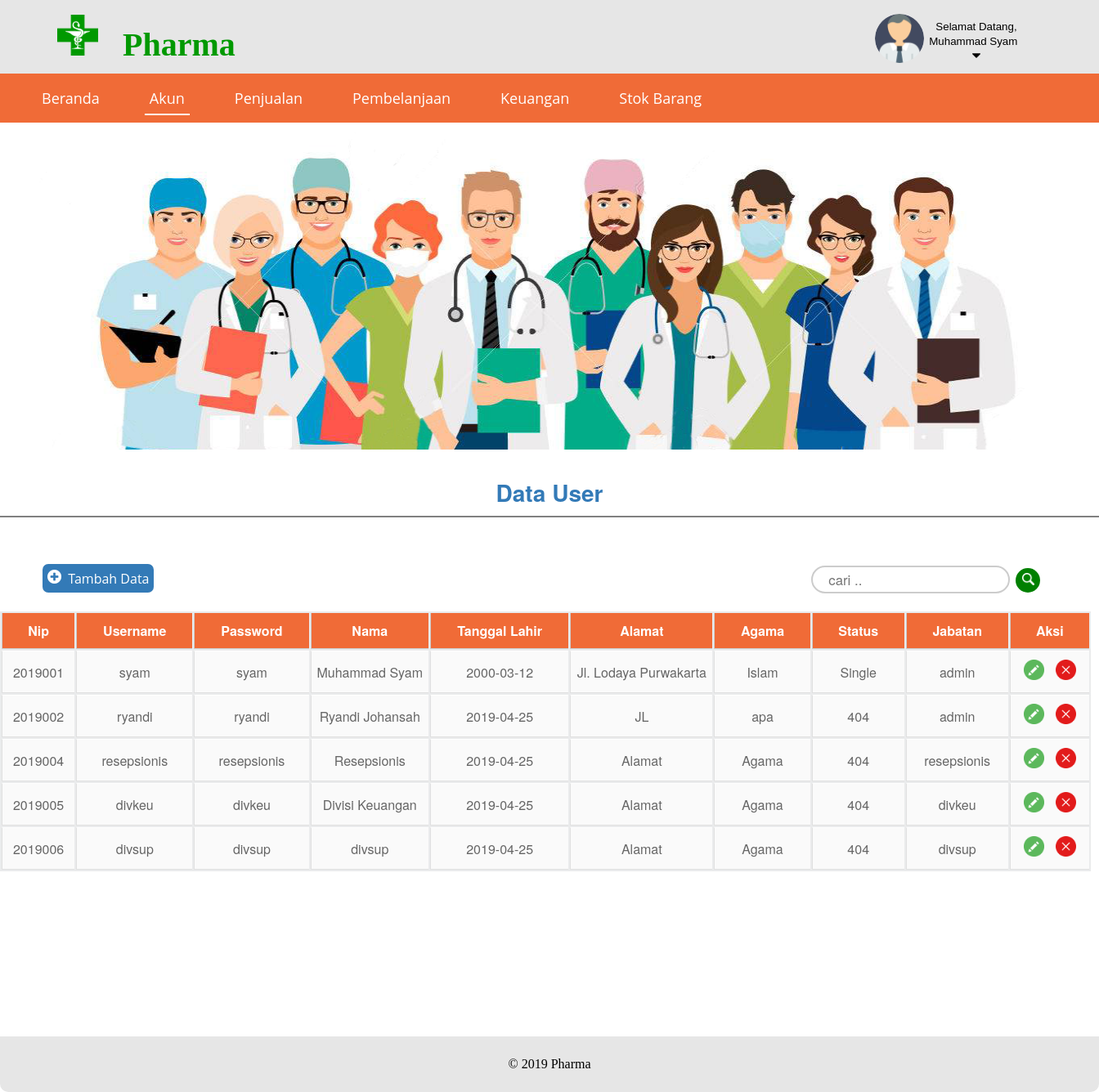
The page /view/admin/akun.php (signed in) on the database its author committed.
### tables this page shows
CREATE TABLE `pegawai` (
  `nip` int(25) NOT NULL,
  `username` varchar(25) NOT NULL,
  `password` varchar(25) NOT NULL,
  `ttl` date NOT NULL,
  `alamat` varchar(30) NOT NULL,
  `agama` varchar(25) NOT NULL,
  `status` varchar(25) NOT NULL,
  `foto` varchar(200) NOT NULL DEFAULT 'default.png',
  `level` enum('admin','resepsionis','divkeu','divsup') NOT NULL,
  `nama` varchar(30) NOT NULL
);

### view/admin/akun.php (the view, shortened to what this page needs)
<?php include '../layout/header2.php'?>
		<div class="menu">
				<a href="../../view/welcome_admin.php">
					<input type="submit" name="beranda" value="Beranda" class="menubtn">
				</a>
		 		<a href="akun.php">
		 			<input type="submit" name="beranda" value="Akun" class="menubtn" style="border-bottom: 2px solid white; ">
		 		</a>
			 	<a href="../penjualan/penjualan.php">
			 		<input type="submit" name="beranda" value="Penjualan" class="menubtn">
			 	</a>
		 		<a href="../pembelian/pembelian.php">
		 			<input type="submit" name="beranda" value="Pembelanjaan" class="menubtn">
		 		</a>
			 	<a href="../keuangan/keuangan.php">
			 		<input type="submit" name="beranda" value="Keuangan" class="menubtn">
			 	</a>
		 		<a href="../barang/barang.php">
		 			<input type="submit" name="beranda" value="Stok Barang" class="menubtn">
		 		</a>
	    </div>
	    <div class="slider">
	    	<img src="../../assets/img/akunpng.png" style="width:100%; height:400px;">
	    	<br>
	    	<p align="center" class="p"><strong>Data User</p></strong>
	    	<hr class="hr" noshade="blue">
	    </div>
<table border="0"  width="1330" style="background : #fff;">
	<tr style="background-color: #fff">
		<td style="float: left; background: #fff; border: 0px solid #fff;">
			<a href="add.php">
				<button class="btn-tmb">
					<img src="../../assets/img/add.png" width="17px" height="17px">&nbsp;&nbsp;Tambah Data
				</button>
			</a>
		</td>
		<td style="float: right; margin-top: 20px; width: 390px; background: #fff; border: 0px solid #fff;">
			<form method="post">
				<input type="text" name="cari" class="input" placeholder="cari .." autocomplete="off">
					<button class="coba" name="search" style="margin-left: 3px" >
						<img src="../../assets/img/cari.png" width="15px" height="15px">
					</button>
			</form>
		</td>
	</tr>
</table>
<div class="scroll">
	<div class="content">
	    <table>
	    	<thead>
	    		<tr>
	    			<th>Nip</th>
	    			<th>Username</th>
	    			<th>Password</th>
	    			<th>Nama</th>
	    			<th>Tanggal Lahir</th>
	    			<th>Alamat</th>
	    			<th>Agama</th>
	    			<th>Status</th>
	    			<th>Jabatan</th>
	    			<th>Aksi</th>
	    		</tr>
	    	</thead>
	    		<?php
					include "../../controllers/koneksi.php";
					if (isset($_POST['search'])) {
						$cari = $_POST['cari'];
						$query_mysql = $connect->query("SELECT * FROM pegawai WHERE nip LIKE '%$cari%' or nama LIKE '%$cari%' ");
					}else{
						$query_mysql = $connect->query("SELECT * FROM pegawai")or mysql_error($connect);
					}
					while($data = $query_mysql->fetch_assoc()){
				?>
	    	<tr>
	    		<td><?php echo $data['nip']?></td>
	    		<td><?php echo $data['username'] ?></td>
	    		<td><?php echo $data['password'] ?></td>
	    		<td><?php echo $data['nama'] ?></td>
	    		<td><?php echo $data['ttl'] ?></td>
	    		<td><?php echo $data['alamat'] ?></td>
	    		<td><?php echo $data['agama'] ?></td>
	    		<td><?php echo $data['status'] ?></td>
	    		<td><?php echo $data['level'] ?></td>
	    		<td>
	    			<a href="update.php?nip=<?php echo $data['nip']; ?>">
	    				<img src="../../assets/img/edit.png" width="25px" height="25px">
	    			</a>
					<a href="delete.php?nip=<?php echo $data['nip']; ?>" onclick="return confirm('Are you sure you want to delete?')">
						<img src="../../assets/img/delete.png" width="25px" height="25px">
					</a>
            	</td>
	    	</tr>
	    		<?php  } ?>
	    </table>
	</div>
</div>
<?php include '../layout/footer.php'?>
	</body>
</html>

### assets/css/tampilan.css (style rules this page uses)
.container .menu { width:100%; height:60px; background-color: #F06B37; border : 0px solid orange; text-decoration: none; text-decoration-line: none; text-decoration-style: none; text-decoration-color: none; }
.container .slider { width:100%; height:500px; background-color: #fff; border : 0px solid green; }
.container .content { width:100%; height:400px; height: auto; margin: 0px; background-color: #fff; border : 0px solid green; }
.menubtn { color: #fff; font-size: 18px; font-family: 'Open Sans', sans-serif; margin-top: 10px; height: 40px; border: none; background-color: #F06B37; margin-left: 45px; outline: none; text-decoration: none; text-decoration-line: none; outline :none; }
.container table { font-family:'HelveticaNeue','Arial', sans-serif; color: #666; background: #eaebec; border: 0px solid #ccc; margin-left: 0px; margin-top: 10px; width: 1334px; }
.container table th { color: #fff; padding: 10px 30px; border-left:0.1px solid #ccc; border-bottom: 0.1px solid #ccc; background: #F06B37; }
.container table tr { text-align: center; padding-left: 10px; }
.container table td { padding: 10px 5px; border-top: 1px solid #ffffff; border-bottom: 1px solid #e0e0e0; border-left: 1px solid #e0e0e0; background: #fafafa; }
.p { font-family:'HelveticaNeue','Arial', sans-serif; font-size: 28px; color: #337ab7; margin-bottom: 0; }
.hr { color: blue; }
.btn-tmb { color: #fff; font-size: 16px; font-family: 'Open Sans', sans-serif; margin-top: 18px; height: 35px; border: none; background-color: #337ab7; margin-left: 45px; outline: none; border-radius: 7px; }
.coba { border: none; background-color: green; outline: none; width: 30px; height: 30px; border-radius: 100% }
.input { color:#8a8a8a; width: 200px; height: 20px; padding: 5px 5%; margin-right: 0; border:2px solid #ccc; border-radius: 27px; font-family:'HelveticaNeue','Arial', sans-serif; font-size: 105%; outline: none; }
.scroll { height:500px; overflow: auto; }
a { text-decoration-line: none; text-decoration: none; }

### rows shown on the page
pegawai: nip "2019001", username "syam", password "syam", nama "Muhammad Syam", ttl "2000-03-12", alamat "Jl. Lodaya Purwakarta", agama "Islam", status "Single", level "admin"
pegawai: nip "2019002", username "ryandi", password "ryandi", nama "Ryandi Johansah", ttl "2019-04-25", alamat "JL", agama "apa", status "404", level "admin"
pegawai: nip "2019004", username "resepsionis", password "resepsionis", nama "Resepsionis", ttl "2019-04-25", alamat "Alamat", agama "Agama", status "404", level "resepsionis"
pegawai: nip "2019005", username "divkeu", password "divkeu", nama "Divisi Keuangan", ttl "2019-04-25", alamat "Alamat", agama "Agama", status "404", level "divkeu"
pegawai: nip "2019006", username "divsup", password "divsup", nama "divsup", ttl "2019-04-25", alamat "Alamat", agama "Agama", status "404", level "divsup"

### other values the page prints
$nama "Muhammad Syam"
